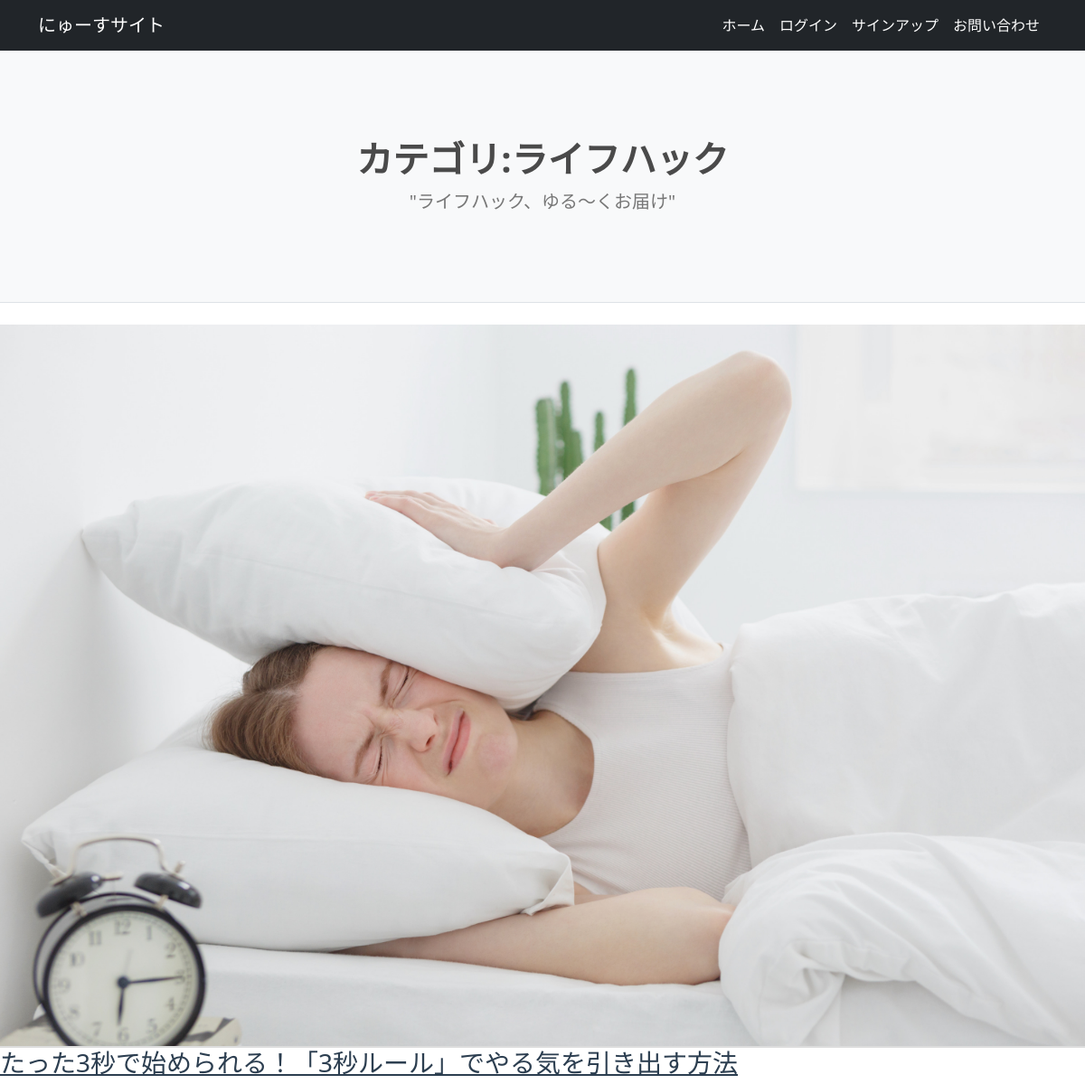
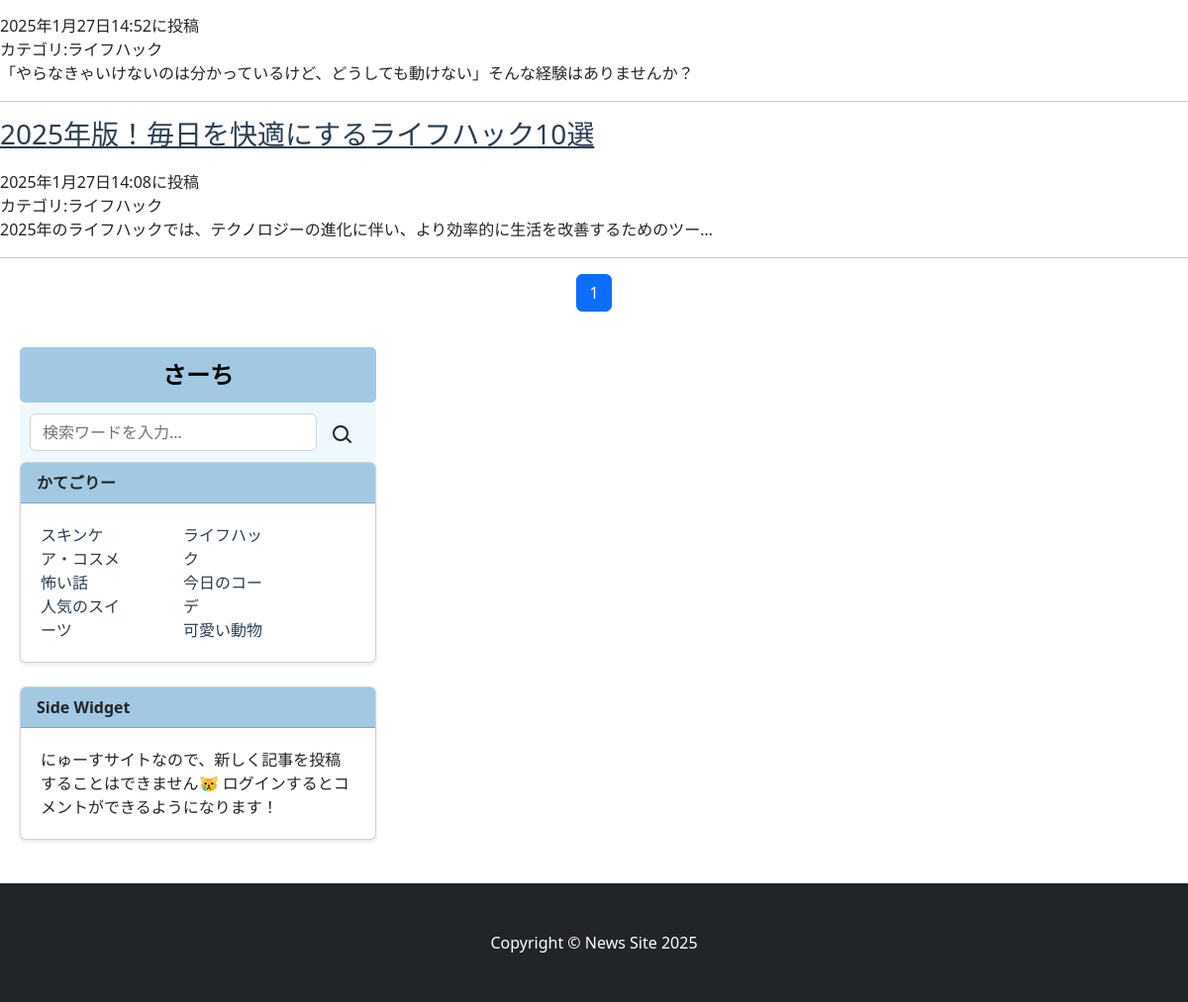
Page /lifehack_list/ on the committed database (2 pictures, top to bottom).
### newsapp2/models.py (models this page shows, shortened)
class NewsPost(models.Model):
    CATEGORY = (('スキンケア・コスメ','肌を愛でる毎日。注目のスキンケアとコスメをチェック'),
                ('怖い話','ゾクッとする恐怖体験、あなたの心を震わせる怪談'),
                ('人気のスイーツ','甘い幸せ、今食べたい人気スイーツをチェック！'),
                ('ライフハック','生活をもっと快適に！知って得するライフハック集'),
                ('今日のコーデ','今日のコーデで決まる！毎日のスタイルアイデア'),
                ('可愛い動物','癒される瞬間、可愛い動物たちの癒し動画＆写真')
                )
    title = models.CharField(
        max_length=100,
        verbose_name='タイトル')
    content = models.TextField(verbose_name='本文')
    posted_at = models.DateTimeField(
        auto_now_add=True,
        verbose_name='投稿日時')
    category = models.CharField(
        max_length=50,
        choices=CATEGORY,
        verbose_name='カテゴリ')
    likes = models.PositiveIntegerField(default=0)  # いいね数を保存するフィールド

### newsapp2/views.py (the view)
# urls.py: path('lifehack_list/', views.LifehackListView.as_view(), name='lifehack_list'),
class LifehackListView(ListView):
    template_name = 'lifehack_list.html'
    model = NewsPost
    context_object_name = 'lifehack_records'
    queryset = NewsPost.objects.filter(category='ライフハック').order_by('-posted_at')
    paginate_by=10

### newsapp2/templates/lifehack_list.html (shortened to what this page needs)
{% extends 'base.html' %}
{% load static %}
{% block title %}カテゴリ:ライフハック{% endblock %}
{% block subtitle %}"ライフハック、ゆる～くお届け"{% endblock %}
{% block content %}
<header class="masthead"
style="background-image: url({% static 'assets/img/022.jpeg' %})"></header>
    {% for record in lifehack_records %}
    <a href="{% url 'newsapp2:news_detail' record.pk %}">
        <div class="title">
            <h3><a href="{% url 'newsapp2:news_detail' record.pk %}">{{record.title}}</a></h3>
        </div>
        <div class="time">{{record.posted_at}}に投稿</div>
        <div class="category">カテゴリ:{{record.category}}</div>
        <div class="content">{{record.content|truncatechars:50|safe}}</div>
        <hr>
    {% endfor %}
{% include 'pagination.html' %}
{% endblock %}

### rows in the picture
NewsPost: title "たった3秒で始められる！「3秒ルール」でやる気を引き出す方法", posted_at "2025年1月27日14:52", category "ライフハック", content "「やらなきゃいけないのは分かっているけど、どうしても動けない」そんな経験はありませんか？"
NewsPost: title "2025年版！毎日を快適にするライフハック10選", posted_at "2025年1月27日14:08", category "ライフハック", content "2025年のライフハックでは、テクノロジーの進化に伴い、より効率的に生活を改善するためのツー…"

### other values in the picture
{{ num }} "1"
